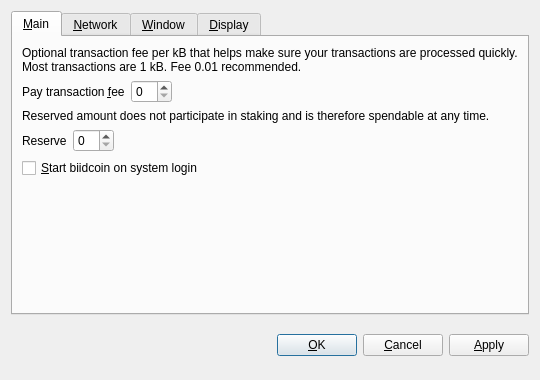
<?xml version="1.0" encoding="UTF-8"?>
<ui version="4.0">
 <class>OptionsDialog</class>
 <widget class="QDialog" name="OptionsDialog">
  <property name="geometry">
   <rect>
    <x>0</x>
    <y>0</y>
    <width>540</width>
    <height>380</height>
   </rect>
  </property>
  <property name="windowTitle">
   <string>Options</string>
  </property>
  <property name="modal">
   <bool>true</bool>
  </property>
  <layout class="QVBoxLayout" name="verticalLayout">
   <item>
    <widget class="QTabWidget" name="tabWidget">
     <property name="tabPosition">
      <enum>QTabWidget::North</enum>
     </property>
     <property name="currentIndex">
      <number>0</number>
     </property>
     <widget class="QWidget" name="tabMain">
      <attribute name="title">
       <string>&amp;Main</string>
      </attribute>
      <layout class="QVBoxLayout" name="verticalLayout_Main">
       <item>
        <widget class="QLabel" name="transactionFeeInfoLabel">
         <property name="text">
          <string>Optional transaction fee per kB that helps make sure your transactions are processed quickly. Most transactions are 1 kB. Fee 0.01 recommended.</string>
         </property>
         <property name="textFormat">
          <enum>Qt::PlainText</enum>
         </property>
         <property name="wordWrap">
          <bool>true</bool>
         </property>
        </widget>
       </item>
       <item>
        <layout class="QHBoxLayout" name="horizontalLayoutFee">
         <item>
          <widget class="QLabel" name="transactionFeeLabel">
           <property name="text">
            <string>Pay transaction &amp;fee</string>
           </property>
           <property name="textFormat">
            <enum>Qt::PlainText</enum>
           </property>
           <property name="buddy">
            <cstring>transactionFee</cstring>
           </property>
          </widget>
         </item>
         <item>
          <widget class="BitcoinAmountField" name="transactionFee"/>
         </item>
         <item>
          <spacer name="horizontalSpacerFee">
           <property name="orientation">
            <enum>Qt::Horizontal</enum>
           </property>
           <property name="sizeHint" stdset="0">
            <size>
             <width>40</width>
             <height>20</height>
            </size>
           </property>
          </spacer>
         </item>
        </layout>
       </item>
       <item>
        <widget class="QLabel" name="reserveBalanceInfoLabel">
         <property name="text">
          <string>Reserved amount does not participate in staking and is therefore spendable at any time.</string>
         </property>
         <property name="textFormat">
          <enum>Qt::PlainText</enum>
         </property>
         <property name="wordWrap">
          <bool>true</bool>
         </property>
        </widget>
       </item>
       <item>
        <layout class="QHBoxLayout" name="horizontalLayoutReserveBalance">
         <item>
          <widget class="QLabel" name="reserveBalanceLabel">
           <property name="text">
            <string>Reserve</string>
           </property>
           <property name="textFormat">
            <enum>Qt::PlainText</enum>
           </property>
           <property name="buddy">
            <cstring>reserveBalance</cstring>
           </property>
          </widget>
         </item>
         <item>
          <widget class="BitcoinAmountField" name="reserveBalance"/>
         </item>
         <item>
          <spacer name="horizontalSpacerReserveBalance">
           <property name="orientation">
            <enum>Qt::Horizontal</enum>
           </property>
           <property name="sizeHint" stdset="0">
            <size>
             <width>40</width>
             <height>20</height>
            </size>
           </property>
          </spacer>
         </item>
        </layout>
       </item>
       <item>
        <widget class="QCheckBox" name="bitcoinAtStartup">
         <property name="toolTip">
          <string>Automatically start biidcoin after logging in to the system.</string>
         </property>
         <property name="text">
          <string>&amp;Start biidcoin on system login</string>
         </property>
        </widget>
       </item>
       <item>
        <spacer name="verticalSpacer_Main">
         <property name="orientation">
          <enum>Qt::Vertical</enum>
         </property>
         <property name="sizeHint" stdset="0">
          <size>
           <width>20</width>
           <height>40</height>
          </size>
         </property>
        </spacer>
       </item>
      </layout>
     </widget>
     <widget class="QWidget" name="tabNetwork">
      <attribute name="title">
       <string>&amp;Network</string>
      </attribute>
      <layout class="QVBoxLayout" name="verticalLayout_Network">
       <item>
        <widget class="QCheckBox" name="mapPortUpnp">
         <property name="toolTip">
          <string>Automatically open the biidcoin client port on the router. This only works when your router supports UPnP and it is enabled.</string>
         </property>
         <property name="text">
          <string>Map port using &amp;UPnP</string>
         </property>
        </widget>
       </item>
       <item>
        <widget class="QCheckBox" name="connectSocks">
         <property name="toolTip">
          <string>Connect to the biidcoin network through a SOCKS5 proxy (e.g. when connecting through Tor).</string>
         </property>
         <property name="text">
          <string>&amp;Connect through SOCKS5 proxy:</string>
         </property>
        </widget>
       </item>
       <item>
        <layout class="QHBoxLayout" name="horizontalLayout_Network">
         <item>
          <widget class="QLabel" name="proxyIpLabel">
           <property name="text">
            <string>Proxy &amp;IP:</string>
           </property>
           <property name="textFormat">
            <enum>Qt::PlainText</enum>
           </property>
           <property name="buddy">
            <cstring>proxyIp</cstring>
           </property>
          </widget>
         </item>
         <item>
          <widget class="QValidatedLineEdit" name="proxyIp">
           <property name="maximumSize">
            <size>
             <width>140</width>
             <height>16777215</height>
            </size>
           </property>
           <property name="toolTip">
            <string>IP address of the proxy (e.g. 127.0.0.1)</string>
           </property>
          </widget>
         </item>
         <item>
          <widget class="QLabel" name="proxyPortLabel">
           <property name="text">
            <string>&amp;Port:</string>
           </property>
           <property name="textFormat">
            <enum>Qt::PlainText</enum>
           </property>
           <property name="buddy">
            <cstring>proxyPort</cstring>
           </property>
          </widget>
         </item>
         <item>
          <widget class="QLineEdit" name="proxyPort">
           <property name="maximumSize">
            <size>
             <width>55</width>
             <height>16777215</height>
            </size>
           </property>
           <property name="toolTip">
            <string>Port of the proxy (e.g. 9050)</string>
           </property>
          </widget>
         </item>
         <item>
          <spacer name="horizontalSpacer_Network">
           <property name="orientation">
            <enum>Qt::Horizontal</enum>
           </property>
           <property name="sizeHint" stdset="0">
            <size>
             <width>40</width>
             <height>20</height>
            </size>
           </property>
          </spacer>
         </item>
        </layout>
       </item>
       <item>
        <spacer name="verticalSpacer_Network">
         <property name="orientation">
          <enum>Qt::Vertical</enum>
         </property>
         <property name="sizeHint" stdset="0">
          <size>
           <width>20</width>
           <height>40</height>
          </size>
         </property>
        </spacer>
       </item>
      </layout>
     </widget>
     <widget class="QWidget" name="tabWindow">
      <attribute name="title">
       <string>&amp;Window</string>
      </attribute>
      <layout class="QVBoxLayout" name="verticalLayout_Window">
       <item>
        <widget class="QCheckBox" name="minimizeToTray">
         <property name="toolTip">
          <string>Show only a tray icon after minimizing the window.</string>
         </property>
         <property name="text">
          <string>&amp;Minimize to the tray instead of the taskbar</string>
         </property>
        </widget>
       </item>
       <item>
        <widget class="QCheckBox" name="minimizeOnClose">
         <property name="toolTip">
          <string>Minimize instead of exit the application when the window is closed. When this option is enabled, the application will be closed only after selecting Quit in the menu.</string>
         </property>
         <property name="text">
          <string>M&amp;inimize on close</string>
         </property>
        </widget>
       </item>
       <item>
        <spacer name="verticalSpacer_Window">
         <property name="orientation">
          <enum>Qt::Vertical</enum>
         </property>
         <property name="sizeHint" stdset="0">
          <size>
           <width>20</width>
           <height>40</height>
          </size>
         </property>
        </spacer>
       </item>
      </layout>
     </widget>
     <widget class="QWidget" name="tabDisplay">
      <attribute name="title">
       <string>&amp;Display</string>
      </attribute>
      <layout class="QVBoxLayout" name="verticalLayout_Display">
       <item>
        <layout class="QHBoxLayout" name="horizontalLayout_1_Display">
         <item>
          <widget class="QLabel" name="langLabel">
           <property name="text">
            <string>User Interface &amp;language:</string>
           </property>
           <property name="textFormat">
            <enum>Qt::PlainText</enum>
           </property>
           <property name="buddy">
            <cstring>lang</cstring>
           </property>
          </widget>
         </item>
         <item>
          <widget class="QValueComboBox" name="lang">
           <property name="toolTip">
            <string>The user interface language can be set here. This setting will take effect after restarting biidcoin.</string>
           </property>
          </widget>
         </item>
        </layout>
       </item>
       <item>
        <layout class="QHBoxLayout" name="horizontalLayout_2_Display">
         <item>
          <widget class="QLabel" name="unitLabel">
           <property name="text">
            <string>&amp;Unit to show amounts in:</string>
           </property>
           <property name="textFormat">
            <enum>Qt::PlainText</enum>
           </property>
           <property name="buddy">
            <cstring>unit</cstring>
           </property>
          </widget>
         </item>
         <item>
          <widget class="QValueComboBox" name="unit">
           <property name="toolTip">
            <string>Choose the default subdivision unit to show in the interface and when sending coins.</string>
           </property>
          </widget>
         </item>
        </layout>
       </item>
       <item>
        <widget class="QCheckBox" name="coinControlFeatures">
         <property name="toolTip">
          <string>Whether to show coin control features or not.</string>
         </property>
         <property name="text">
          <string>Display coin &amp;control features (experts only!)</string>
         </property>
        </widget>
       </item>
       <item>
        <widget class="QCheckBox" name="useBlackTheme">
         <property name="text">
          <string>Use black visual theme (requires restart)</string>
         </property>
        </widget>
       </item>
       <item>
        <spacer name="verticalSpacer_Display">
         <property name="orientation">
          <enum>Qt::Vertical</enum>
         </property>
         <property name="sizeHint" stdset="0">
          <size>
           <width>20</width>
           <height>40</height>
          </size>
         </property>
        </spacer>
       </item>
      </layout>
     </widget>
    </widget>
   </item>
   <item>
    <layout class="QHBoxLayout" name="horizontalLayout_Buttons">
     <item>
      <spacer name="horizontalSpacer_1">
       <property name="orientation">
        <enum>Qt::Horizontal</enum>
       </property>
       <property name="sizeHint" stdset="0">
        <size>
         <width>40</width>
         <height>48</height>
        </size>
       </property>
      </spacer>
     </item>
     <item>
      <widget class="QLabel" name="statusLabel">
       <property name="font">
        <font>
         <weight>75</weight>
         <bold>true</bold>
        </font>
       </property>
       <property name="text">
        <string/>
       </property>
       <property name="textFormat">
        <enum>Qt::PlainText</enum>
       </property>
       <property name="wordWrap">
        <bool>true</bool>
       </property>
      </widget>
     </item>
     <item>
      <spacer name="horizontalSpacer_2">
       <property name="orientation">
        <enum>Qt::Horizontal</enum>
       </property>
       <property name="sizeHint" stdset="0">
        <size>
         <width>40</width>
         <height>48</height>
        </size>
       </property>
      </spacer>
     </item>
     <item>
      <widget class="QPushButton" name="okButton">
       <property name="text">
        <string>&amp;OK</string>
       </property>
      </widget>
     </item>
     <item>
      <widget class="QPushButton" name="cancelButton">
       <property name="text">
        <string>&amp;Cancel</string>
       </property>
       <property name="autoDefault">
        <bool>false</bool>
       </property>
      </widget>
     </item>
     <item>
      <widget class="QPushButton" name="applyButton">
       <property name="text">
        <string>&amp;Apply</string>
       </property>
       <property name="autoDefault">
        <bool>false</bool>
       </property>
      </widget>
     </item>
    </layout>
   </item>
  </layout>
 </widget>
 <customwidgets>
  <customwidget>
   <class>BitcoinAmountField</class>
   <extends>QSpinBox</extends>
   <header>bitcoinamountfield.h</header>
  </customwidget>
  <customwidget>
   <class>QValueComboBox</class>
   <extends>QComboBox</extends>
   <header>qvaluecombobox.h</header>
  </customwidget>
  <customwidget>
   <class>QValidatedLineEdit</class>
   <extends>QLineEdit</extends>
   <header>qvalidatedlineedit.h</header>
  </customwidget>
 </customwidgets>
 <resources/>
 <connections/>
</ui>
